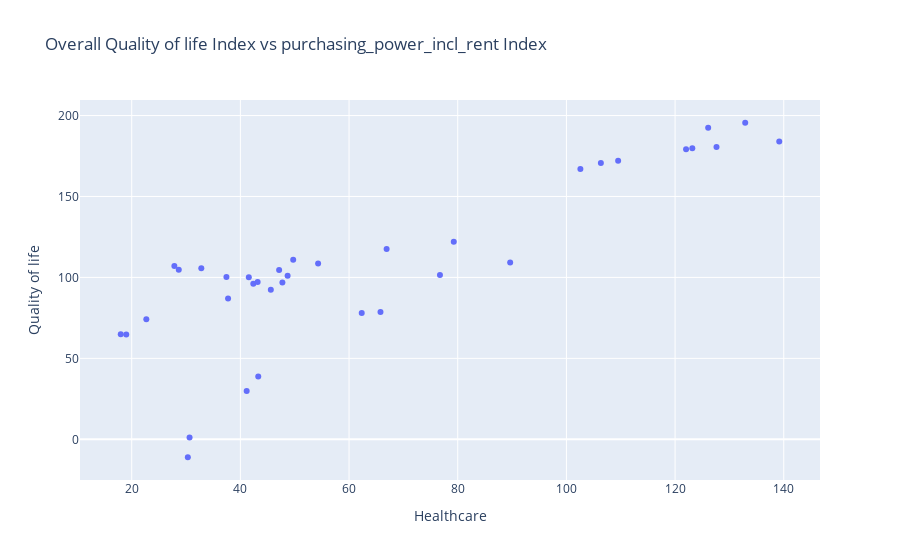

Here is the notebook cell this chart was saved with:
### Markdown cell above
## Ploting two highly correlated features

### Code cell
fig = go.Figure()
fig.add_trace(
    go.Scatter(
        x=df_all2["purchasing_power_incl_rent_index"],
        y=df_all2["quality_of_life_index"],
        mode="markers",
    )
)

fig.update_layout(
    title_text="Overall Quality of life Index vs purchasing_power_incl_rent Index",
    xaxis_title="Healthcare",
    yaxis_title="Quality of life",
)
fig.show()

### Figure 1 — Plotly figure (JSON) as saved in the notebook; plotly's stock layout.template omitted (floating-point values rounded to 4 significant figures)
{"data": [{"mode": "markers", "type": "scatter", "x": [62.33, 65.79, 89.65, 76.73, 79.27, 66.91, 54.3, 47.13, 49.72, 43.29, 41.16, 48.69, 42.38, 41.55, 37.43, 32.81, 28.66, 27.85, 30.33, 30.65, 47.73, 43.18, 45.6, 37.74, 22.69, 19.0, 17.98, 132.9, 126.1, 139.2, 123.2, 127.6, 122.0, 109.5, 102.6, 106.3], "y": [78.01, 78.6, 109.3, 101.5, 122.1, 117.5, 108.6, 104.5, 111.0, 38.76, 29.84, 101.0, 96.15, 100.1, 100.3, 105.6, 104.7, 107.0, -11.08, 1.069, 96.93, 97.17, 92.43, 87.02, 74.14, 64.73, 64.89, 195.5, 192.5, 184.0, 179.7, 180.6, 179.2, 172.1, 167.0, 170.7]}], "layout": {"title": {"text": "Overall Quality of life Index vs purchasing_power_incl_rent Index"}, "xaxis": {"title": {"text": "Healthcare"}}, "yaxis": {"title": {"text": "Quality of life"}}}}
